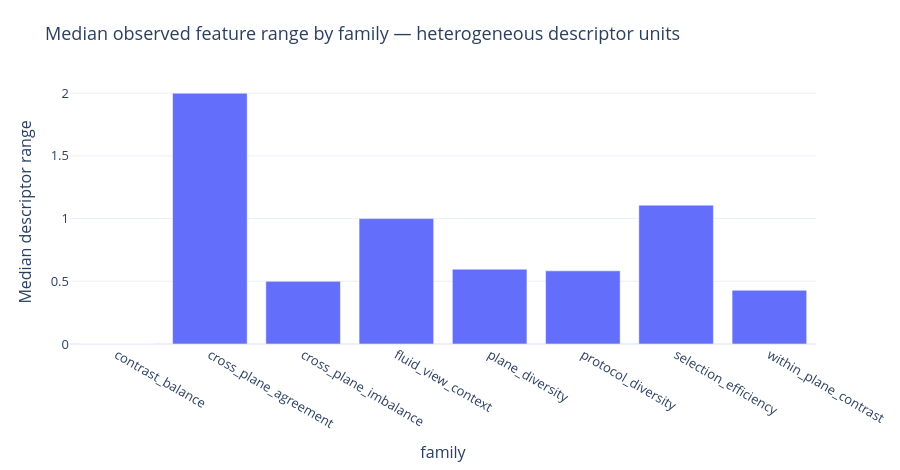

Notebook code cell kept with this figure:
### Markdown cell above
## 06. Scale audit

Families have different descriptor units. The ranges identify preprocessing considerations, not a ranking of feature importance.

### Code cell
figure = round1_figure(DIRECTORY, 6)
figure.show(renderer='plotly_mimetype')

### Figure 1 — Plotly figure (JSON) as saved in the notebook; plotly's stock layout.template omitted (floating-point values rounded to 4 significant figures)
{"data": [{"hovertemplate": "family=%{x}<br>span=%{y}<extra></extra>", "legendgroup": "", "marker": {"color": "#636efa", "pattern": {"shape": ""}}, "name": "", "orientation": "v", "showlegend": false, "textposition": "auto", "type": "bar", "x": ["contrast_balance", "cross_plane_agreement", "cross_plane_imbalance", "fluid_view_context", "plane_diversity", "protocol_diversity", "selection_efficiency", "within_plane_contrast"], "xaxis": "x", "y": [0.0, 2.0, 0.5, 1.0, 0.5966, 0.5833, 1.107, 0.4286], "yaxis": "y"}], "layout": {"barmode": "relative", "font": {"size": 13}, "height": 470, "legend": {"tracegroupgap": 0}, "margin": {"b": 100, "l": 70, "r": 25, "t": 80}, "title": {"text": "Median observed feature range by family — heterogeneous descriptor units"}, "xaxis": {"anchor": "y", "domain": [0, 1], "title": {"text": "family"}}, "yaxis": {"anchor": "x", "domain": [0, 1], "title": {"text": "Median descriptor range"}}}}
